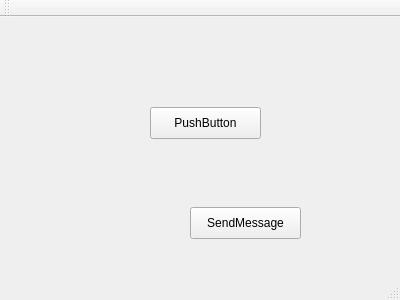
<?xml version="1.0" encoding="UTF-8"?>
<ui version="4.0">
 <class>MainWindow</class>
 <widget class="QMainWindow" name="MainWindow">
  <property name="geometry">
   <rect>
    <x>0</x>
    <y>0</y>
    <width>400</width>
    <height>300</height>
   </rect>
  </property>
  <property name="windowTitle">
   <string>MainWindow</string>
  </property>
  <widget class="QWidget" name="centralWidget">
   <widget class="QPushButton" name="pushButton">
    <property name="geometry">
     <rect>
      <x>150</x>
      <y>90</y>
      <width>111</width>
      <height>32</height>
     </rect>
    </property>
    <property name="text">
     <string>PushButton</string>
    </property>
   </widget>
   <widget class="QPushButton" name="pushButton_2">
    <property name="geometry">
     <rect>
      <x>190</x>
      <y>190</y>
      <width>111</width>
      <height>32</height>
     </rect>
    </property>
    <property name="text">
     <string>SendMessage</string>
    </property>
   </widget>
  </widget>
  <widget class="QMenuBar" name="menuBar">
   <property name="geometry">
    <rect>
     <x>0</x>
     <y>0</y>
     <width>400</width>
     <height>22</height>
    </rect>
   </property>
  </widget>
  <widget class="QToolBar" name="mainToolBar">
   <attribute name="toolBarArea">
    <enum>TopToolBarArea</enum>
   </attribute>
   <attribute name="toolBarBreak">
    <bool>false</bool>
   </attribute>
  </widget>
  <widget class="QStatusBar" name="statusBar"/>
 </widget>
 <layoutdefault spacing="6" margin="11"/>
 <resources/>
 <connections/>
</ui>
